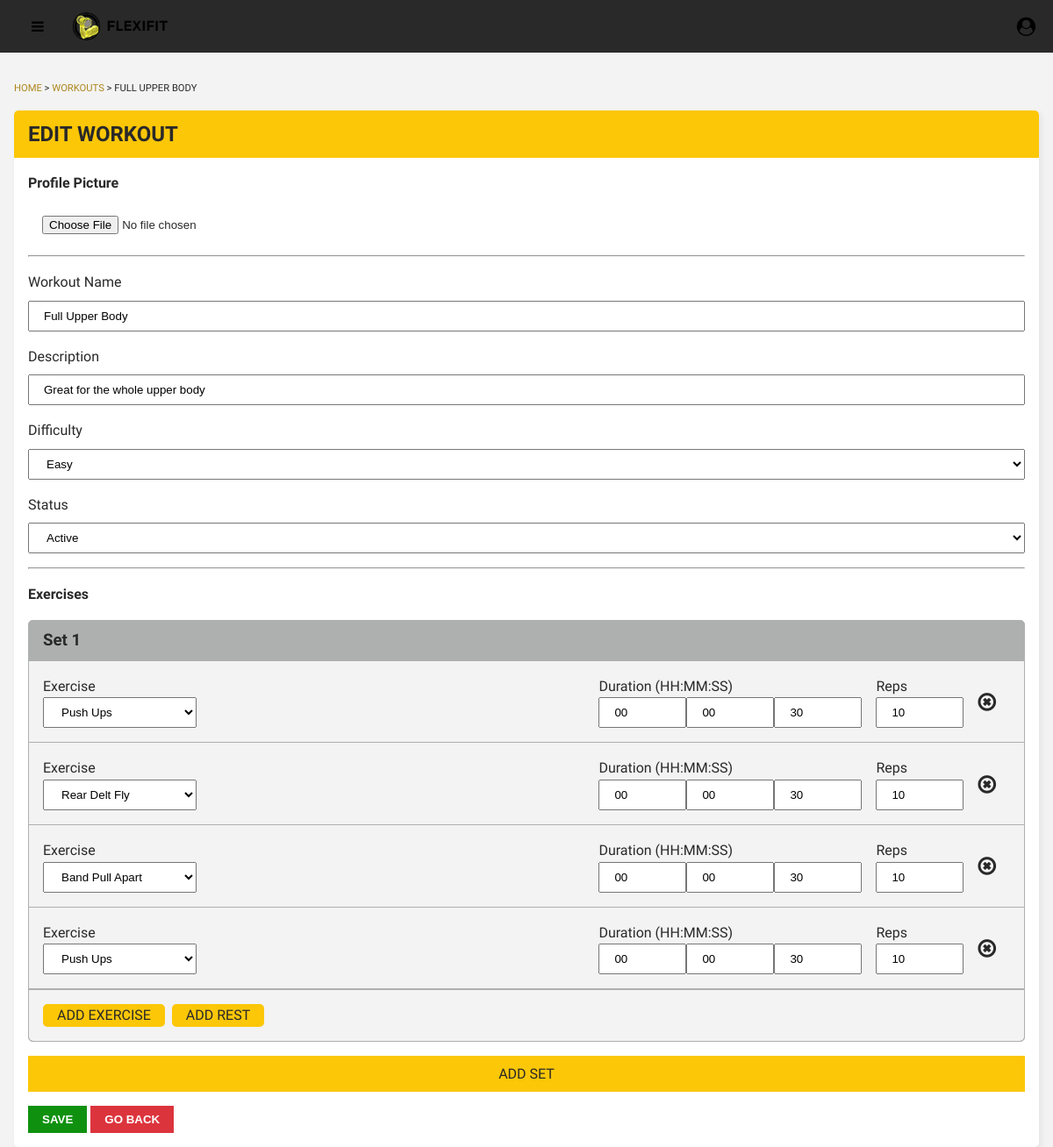
The page /admin/edit-workout.php?id=15 (signed in) on the database its author committed.
### tables this page shows
CREATE TABLE `workout` (
  `ID` int(11) NOT NULL,
  `userID` int(11) NOT NULL,
  `workoutName` varchar(255) NOT NULL,
  `workoutPicUrl` varchar(500) NOT NULL,
  `workoutDescription` varchar(500) NOT NULL,
  `difficulty` varchar(255) NOT NULL DEFAULT '',
  `status` tinyint(1) NOT NULL DEFAULT 0,
  `dateCreated` datetime NOT NULL DEFAULT current_timestamp(),
  `dateUpdated` datetime DEFAULT NULL
);

CREATE TABLE `workout_exercises` (
  `ID` int(11) NOT NULL,
  `workoutID` int(11) NOT NULL,
  `exerciseID` int(11) NOT NULL,
  `exerciseOrder` int(11) DEFAULT NULL,
  `reps` int(11) DEFAULT NULL,
  `duration` time DEFAULT NULL,
  `workoutSet` int(11) NOT NULL
);

CREATE TABLE `exercise` (
  `ID` int(11) NOT NULL,
  `userID` int(11) NOT NULL,
  `exerciseName` varchar(255) NOT NULL,
  `exercisePicUrl` varchar(500) NOT NULL,
  `exerciseVidUrl` text DEFAULT NULL,
  `description` varchar(500) NOT NULL,
  `status` tinyint(1) NOT NULL DEFAULT 0,
  `dateCreated` date NOT NULL DEFAULT current_timestamp()
);

### admin/includes/edit-workout.php (called while the page is built, shortened)
<?php
class Workout
{
    private $workoutId;
    private $conn;
    public function __construct($conn, $workoutId)
    {
        $this->conn = $conn;
        $this->workoutId = $workoutId;
    }
    public function get_workout()
    {
        $stmt = $this->conn->prepare("SELECT * FROM `workout` WHERE ID = ?");
        $stmt->bind_param("i", $this->workoutId);
        $stmt->execute();
        $result = $stmt->get_result();
        if ($result->num_rows > 0) {
            return $result->fetch_assoc();
        } else {
            return [];
        }
    }
    public function get_unique_workout_sets()
    {
        $stmt = $this->conn->prepare("SELECT DISTINCT `workoutSet` FROM `workout_exercises` WHERE workoutID = ? ORDER BY `workoutSet`");
        $stmt->bind_param("i", $this->workoutId);
        $stmt->execute();
        $result = $stmt->get_result();
        $workoutSets = [];
        while ($row = $result->fetch_assoc()) {
            $workoutSets[] = $row;
        }
        return $workoutSets;
    }
    public function get_exercise_list($workoutSet)
    {
        $stmt = $this->conn->prepare("SELECT `workout_exercises`.*, `exercise`.`exerciseName` FROM `workout_exercises` INNER JOIN `exercise` ON `workout_exercises`.`exerciseID` = `exercise`.`ID` WHERE workoutID = ? AND `workoutSet` = ?");
        $stmt->bind_param("ii", $this->workoutId, $workoutSet);
        $stmt->execute();
        $result = $stmt->get_result();
        $exerciseList = [];
        while ($row = $result->fetch_assoc()) {
            $exerciseList[] = $row;
        }
        return $exerciseList;
    }
}

### admin/edit-workout.php (the view, shortened to what this page needs)
<?php
require_once "./includes/auth.php";
isset($_GET['id']) && !empty($_GET['id']) ? $workoutId = $_GET['id'] : header("location: ./workouts.php");
?>
<?php
require_once("./includes/edit-workout.php");
$workout = new Workout($conn, $workoutId);
$workoutDetails = $workout->get_workout();
$workoutSets = $workout->get_unique_workout_sets();
?>
<!DOCTYPE html>
<html lang="en">
<head>
    <?php include "./components/css.php" ?>
    <link href="./css/edit-workout.css" rel="stylesheet">
</head>
<body>
    <?php include "./components/navbar.php" ?>
    <div class="grid-container">
        <main class="main-container">
            <div class="page-title">
                <div class="quick-link">
                    <p><a href="index.php"> HOME </a> > <a href="workouts.php">WORKOUTS</a> > <?= strtoupper(htmlspecialchars($workoutDetails['workoutName'])) ?></p>
                </div>
            </div>
            <div class="main-content">
                <div class="edit-content">
                    <div class="edit-content-title">
                        <h2>EDIT WORKOUT</h2>
                    </div>
                    <form class="edit-content-form" action="./includes/add-workout-details.php" method="POST" enctype="multipart/form-data">
                        <h4>Profile Picture</h4>
                        <div class="input-full">
                            <input type="file" accept="image/*" name="profilePicUrl" />
                        </div>
                        <hr>
                        <div class="input-full">
                            <label>Workout Name</label>
                            <input name="workoutName" type="text" value="<?= htmlspecialchars($workoutDetails['workoutName']) ?>" />
                        </div>
                        <div class="input-full">
                            <label>Description</label>
                            <input name="workoutDescription" type="text" value="<?= htmlspecialchars($workoutDetails['workoutDescription']) ?>" />
                        </div>
                        <div class="input-full">
                            <label>Difficulty</label>
                            <select name="difficulty">
                                <option value="easy" <?= htmlspecialchars($workoutDetails['difficulty']) == 'easy' ? 'selected' : ''; ?>>Easy</option>
                            </select>
                        </div>
                        <div class="input-full">
                            <label>Status</label>
                            <select name="status">
                                <option value="1" <?= htmlspecialchars($workoutDetails['status']) == 1 ? 'selected' : ''; ?>>Active</option>
                            </select>
                        </div>
                        <hr>
                        <h4>Exercises</h4>
                        <div class="workout-steps">
                            <?php foreach ($workoutSets as $index => $set): ?>
                                <div class="sets">
                                    <div class="set-number">
                                        <h3>Set <?= $set['workoutSet'] ?></h3>
                                    </div>
                                    <div class="set-exercise-list">
                                        <?php
                                        $exerciseList = $workout->get_exercise_list($set['workoutSet']);
                                        foreach ($exerciseList as $index => $exercise):
                                            $duration = explode(":", $exercise['duration']);
                                            $hours = $duration[0];
                                            $minutes = $duration[1];
                                            $seconds = $duration[2];
                                        ?>
                                            <div class="set-content-container">
                                                <div class="set-content">
                                                    <div class="set-exercise">
                                                        <div>
                                                            <label>Exercise</label>
                                                            <select name="updatedSet[<?= $set['workoutSet'] ?>][exericse][<?= $index ?>][exerciseID]">
                                                                <option value="<?= $exercise['exerciseID'] ?>" selected><?= $exercise['exerciseName'] ?></option>
                                                            </select>
                                                        </div>
                                                        <div class="set-exercise-inputs-container">
                                                            <div class="set-exercise-input">
                                                                <label>Duration (HH:MM:SS)</label>
                                                                <div class="duration">
                                                                    <input type="number" min="0" max="23" value="<?= $hours ?>" name="updatedSet[<?= $set['workoutSet'] ?>][exericse][<?= $index ?>][hours]">
                                                                    <input type="number" min="0" max="59" value="<?= $minutes ?>" name="updatedSet[<?= $set['workoutSet'] ?>][exericse][<?= $index ?>][minutes]">
                                                                    <input type="number" min="0" max="59" value="<?= $seconds ?>" name="updatedSet[<?= $set['workoutSet'] ?>][exericse][<?= $index ?>][seconds]">
                                                                </div>
                                                            </div>
                                                            <div class="set-exercise-input">
                                                                <label>Reps</label>
                                                                <input type="number" value="<?= $exercise['reps'] ?>" name="updatedSet[<?= $set['workoutSet'] ?>][exericse][<?= $index ?>][reps]">
                                                            </div>
                                                        </div>
                                                    </div>
                                                </div>
                                                <i class="fa-times-circle-o fa removeExercise" aria-hidden="true"></i>
                                            </div>
                                        <?php endforeach; ?>
                                    </div>
                                    <div class="set-buttons">
                                        <p class="add-exercise">ADD EXERCISE</p>
                                        <p class="add-rest">ADD REST</p>
                                    </div>
                                </div>
                            <?php endforeach; ?>
                        </div>
                        <div class="workout-step-add">
                            <p>ADD SET</p>
                        </div>
                        <div class="edit-form-buttons">
                            <button type="submit" class="save">SAVE</button>
                            <a href="./workouts.php"><button type="button" class="back">GO BACK</button></a>
                        </div>
                    </form>
                </div>
            </div>
        </main>
    </div>
</body>
</html>

### admin/css/content-container.css (style rules this page uses)
.grid-container { display: flex; height: calc(100vh - 60px); overflow: auto; background-color: var(--light-grey); }
.main-container { margin: auto; padding: 1rem; display: flex; flex-direction: column; max-width: 80rem; color: var(--black); margin-top: 1rem; margin-bottom: 1rem; width: 100%; }
.page-title { font-size: 1.5rem; margin-bottom: 1rem; max-width: 100%; }
.quick-link { font-size: 0.7rem; }
.quick-link a { text-decoration: none; color: var(--dark-yellow); }

### admin/css/edit-workout.css (style rules this page uses)
.edit-content { background-color: white; border-radius: 5px; box-shadow: var(--light-shadow); }
.edit-content-title { background-color: var(--yellow); padding: 0.5rem 1rem; border-top-right-radius: 5px; border-top-left-radius: 5px; }
.edit-content-form { padding: 1rem; display: flex; flex-direction: column; gap: 1rem; }
.edit-form-buttons button { padding: 0.5rem 1rem; cursor: pointer; color: white; font-weight: var(--bold); }
.edit-form-buttons .save { background-color: var(--green); }
.edit-form-buttons .back { background-color: var(--red); }
.workout-steps { display: flex; flex-direction: column; gap: 1rem; }
.workout-step-add { padding: 0.5rem; display: flex; justify-content: center; align-items: center; width: 100%; background-color: var(--yellow); }
.input-full { width: 100%; display: flex; gap: 0.5rem; flex-direction: column; }
form input, select { padding: 0.5rem 1rem; }
.sets { border-radius: 5px; border: 1px solid var(--dark-grey); background-color: var(--dark-grey); }
.set-number { padding: 0.5rem 1rem; }
.set-exercise-list { display: flex; flex-direction: column; }
.set-content-container { padding: 1rem; background-color: var(--light-grey); display: flex; justify-content: space-between; border-bottom: 1px solid var(--dark-grey); align-items: center; }
.set-content { width: 100%; }
.removeExercise { padding: 1rem; font-size: 1.5rem; }
.set-exercise { display: flex; justify-content: space-between; flex-wrap: wrap; gap: 1rem; }
.set-exercise > div:first-child { display: flex; flex-direction: column; }
.set-exercise select { height: fit-content; }
.set-exercise-inputs-container { display: flex; gap: 1rem; }
.set-exercise-input { display: flex; flex-direction: column; }
.set-exercise-input > .duration { display: flex; flex-wrap: wrap; }
.set-exercise-input input { width: 100px; max-width: 100%; }
.set-buttons { border-end-start-radius: 5px; border-end-end-radius: 5px; display: flex; gap: 0.5rem; border-top: 1px solid var(--dark-grey); padding: 1rem; background-color: var(--light-grey); }
.set-buttons p { padding: 0 1rem; background-color: var(--yellow); border-radius: 5px; }

### rows shown on the page
workout: workoutName "FULL UPPER BODY", workoutName "Full Upper Body", workoutDescription "Great for the whole upper body", difficulty "Easy", status "Active"
workout_exercises: exerciseID.exerciseName "Push Ups", duration "00", duration "30", reps "10"
workout_exercises: exerciseID.exerciseName "Rear Delt Fly", duration "00", duration "30", reps "10"
workout_exercises: exerciseID.exerciseName "Band Pull Apart", duration "00", duration "30", reps "10"
workout_exercises: exerciseID.exerciseName "Push Ups", duration "00", duration "30", reps "10"

### other values the page prints
$set['workoutSet'] "1"
